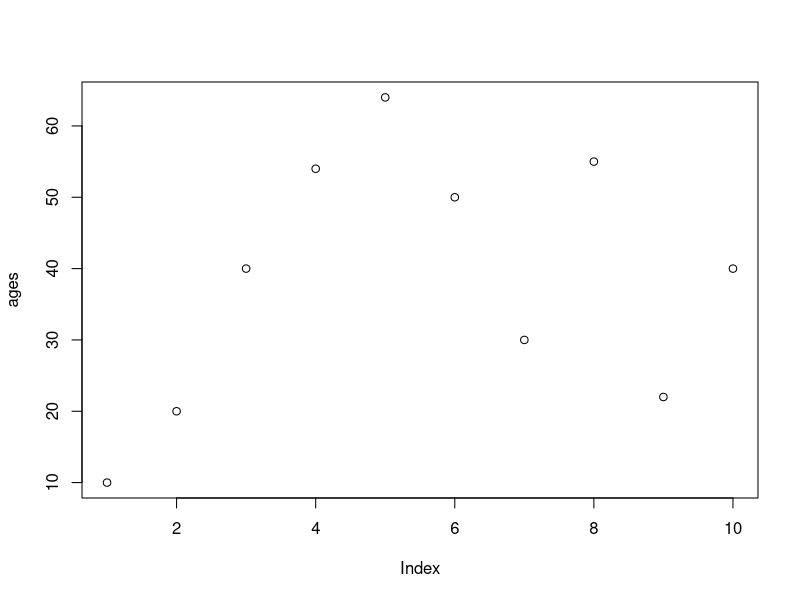
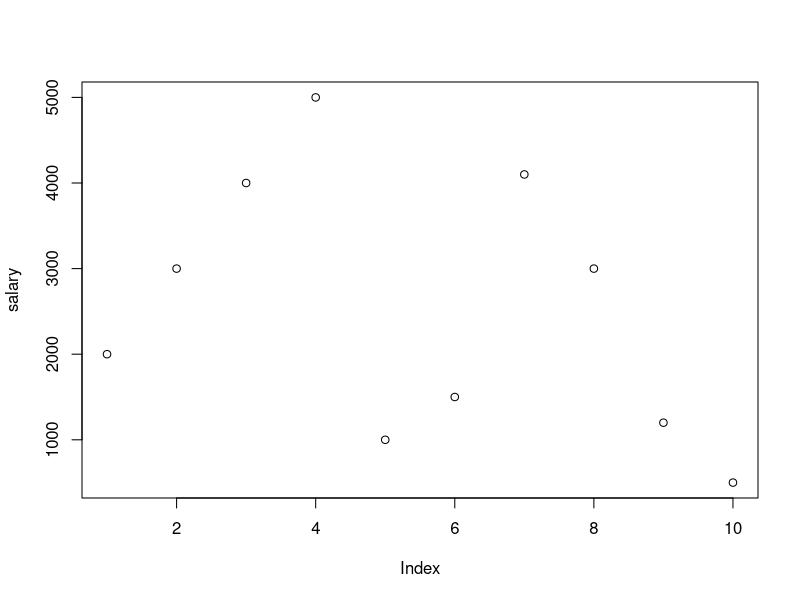
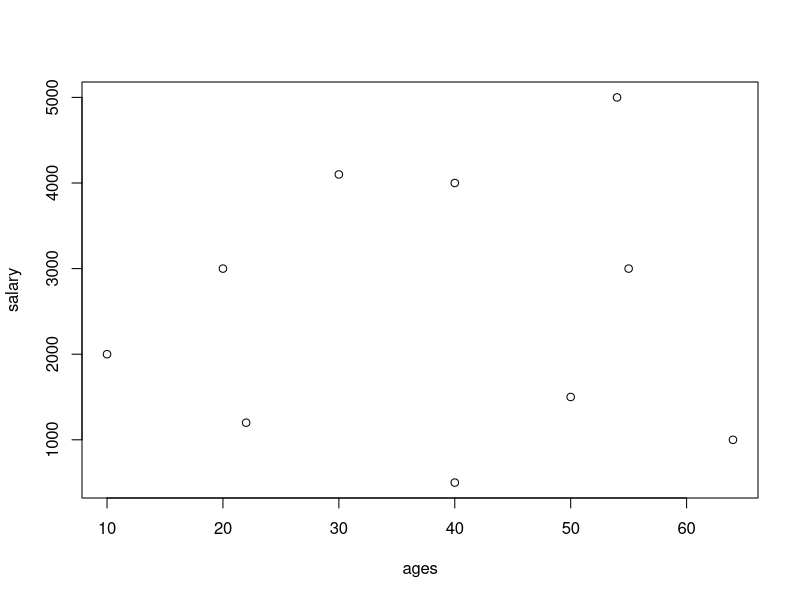
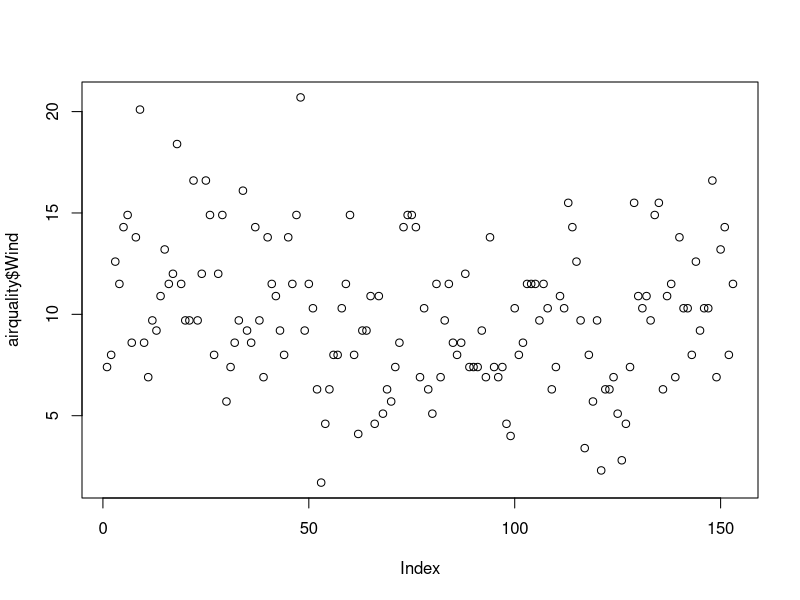
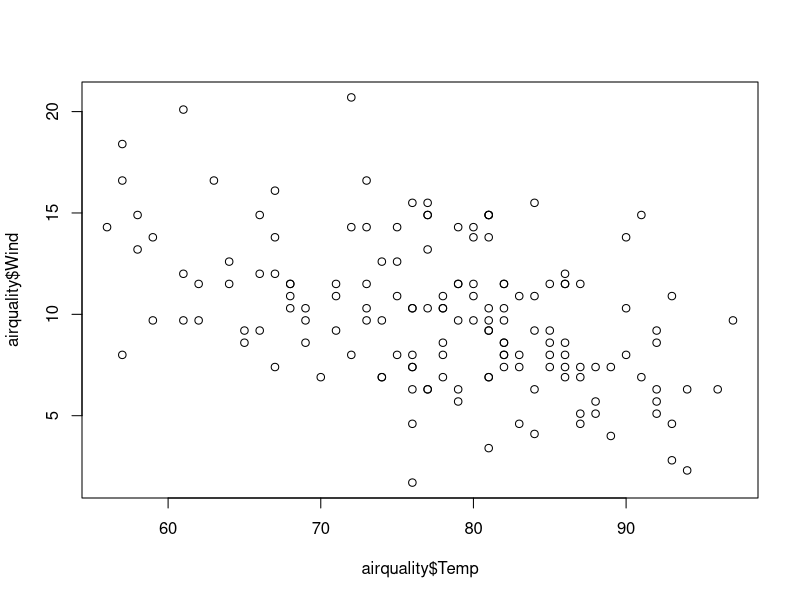
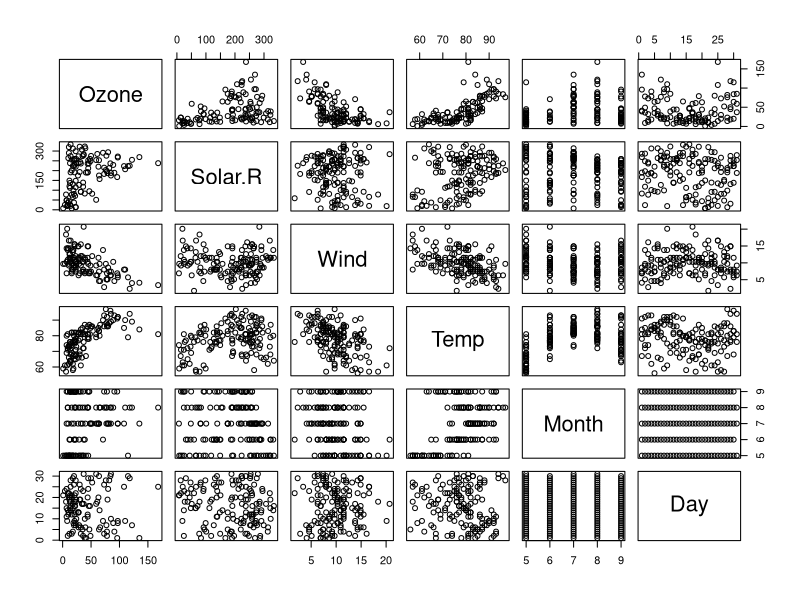
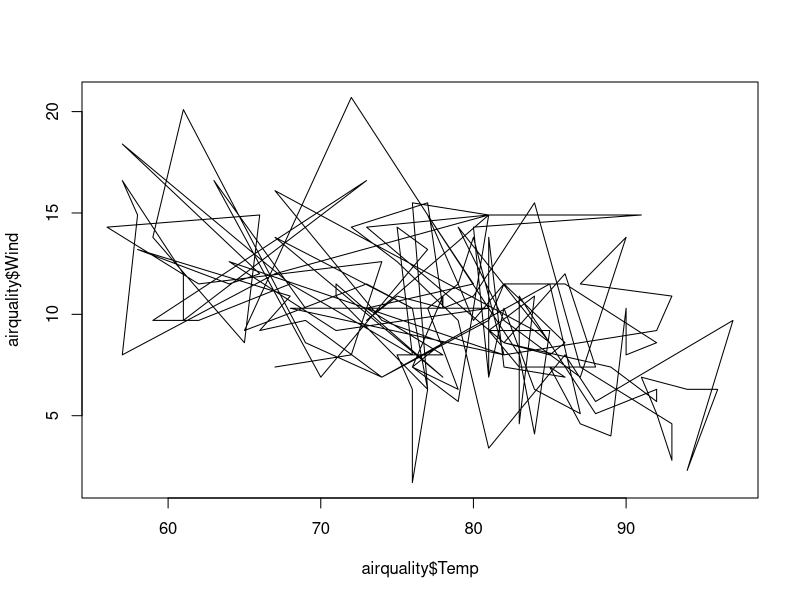
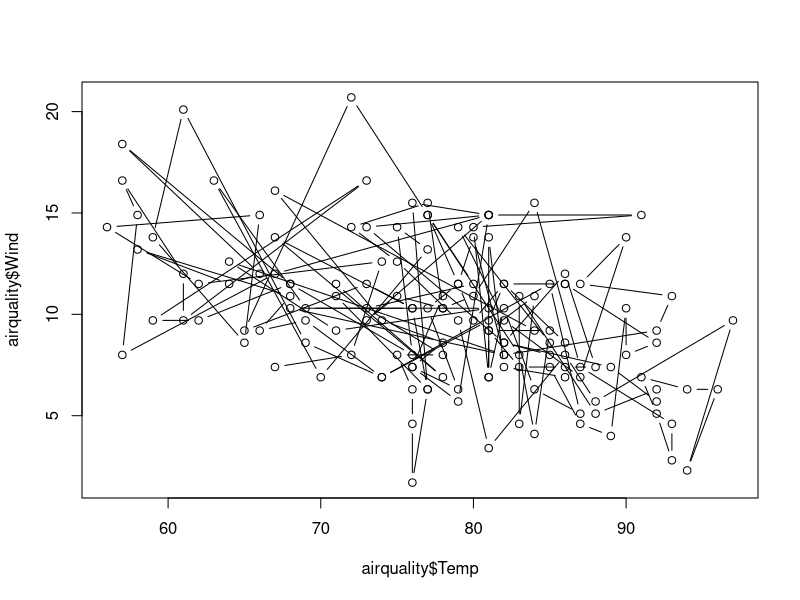

R code for these plots, in order: (Note: this script raises an error after producing the figures.)
#Visulization 
ages=c(10,20,40,54,64,50,30,55,22,40)
plot(ages) #plot() function show the graph using vector value

salary=c(2000,3000,4000,5000,1000,1500,4100,3000,1200,500)
plot(salary)

plot(ages,salary)
#its show the graph of ages and salary 
#first parameter is always on x axis and 2nd is on y axis

#airquality is built in data set
airquality=datasets::airquality #its assign value of dataset airquality to airquality variable
names(airquality) #its show all col names of airquality data set

# To see entire dataset click on airquality data set name from workspace 
#or perform function View(airquality)
View(airquality)

############### Visualization ############
airquality

plot(airquality$Wind) #its show the wind col plot
plot(airquality$Temp,airquality$Wind,type="p")
#here p edenote point
plot(airquality)

plot(airquality$Temp,airquality$Wind,type="l")
#here l denote lines

plot(airquality$Temp,airquality$Wind,type="b")
#here  denote both line and point

plot(airquality$Wind,
     xlab = "Ozone Concemtration",
     ylab = "No of Instances",
     main = "Ozone level in my city",
     col="red",
     type="l")
# xlab use for x axis label
# ylab use for y axis label
# main use for main heading 
# col use for color 
# type use for which type of graph u want means points lines 

plot(airquality,col="red") # plot of entire dataset - all columns

plot(airquality$Ozone,airquality$Solar.R) # x axis - Ozone, Y- solar.r

#Horizontal bar plot
barplot(airquality$Ozone,
        xlab="ozone concetration",
        ylab = "no of instance",
        main = "ozone level in my city",
        horiz = TRUE,
        axes = F)

#Histogram
airquality # its inbuilt data set
hist(airquality$Temp,
     main="solar radiation values in air ",
     xlab="solar rad",
     col="blue",
     border="red")
#single box plot

boxplot(airquality$Wind,
        main="Boxplot",
        col="blue",
        border = "red",
        horizontal = T)
boxplot.stats(airquality$Wind)$out #outlier value show

#multiple box plots
boxplot(airquality[,1:4],
       main="multiple box plots",
       horizontal = TRUE,
       col="pink")

#margin of the grid(mar)(bottom,left,top,right), 
#no of rows and columns(mfrow), 
#whether a border is to be included(bty) 
#and position of the 
#labels(las: 1 for horizontal, las: 0 for vertical)
#bty - box around the plot (o,n,7,L,C,U)

help(par)
par(mfrow=c(3,3),mar=c(2,5,2,1),las=0,bty="o") # use when u want multiple graph in one sheet

plot(airquality$Ozone)
plot(airquality$Ozone,airquality$Wind)
plot(airquality$Ozone, type= "l")
plot(airquality$Wind, type= "l")
plot(airquality$Ozone, type= "l")

barplot(airquality$Ozone, main = 'Ozone Concenteration in air',
        xlab = 'ozone levels', col='green',horiz = TRUE)
hist(airquality$Solar.R)
boxplot(airquality$Solar.R)
boxplot(airquality[,0:4], main='Multiple Box plots')

par(mfrow=c(1,1),mar=c(2,5,2,1),las=0,bty="o")
#for cancel par function use 1,1 in mfrow function

####################################################

#concidering NA values
airquality
max(airquality$Wind)
min(airquality$Temp)
mean(airquality$Solar.R)
mean(airquality$Solar.R,na.rm = T)
median(airquality$Ozone)
median(airquality$Ozone,na.rm = T)

# Google following functions as variance in R, etc
#var
#skewness
#kurtosis
#Density plot

var(airquality$Wind) #calculate variance
sd(airquality$Ozone,na.rm = T) # standard deviation

skewness(airquality$Ozone,na.rm = T)
kurtosis(airquality$Ozone,na.rm = T)

#Density Plot
plot(density(airquality$Wind))

iris_data=datasets::iris
View(iris_data)

names(iris_data)
iris_data